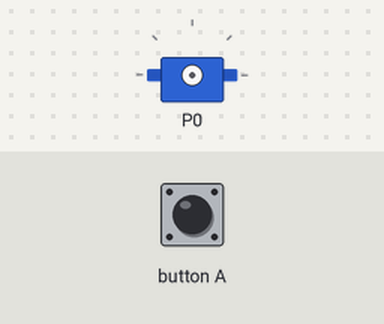
A program run on a simulated BBC micro:bit running MicroPython. Parts: servo. Inputs (shaded band) come from the test bench. Random numbers come from a fixed seed; servo angles are drawn from the pulse width (0.5 ms = 0°, 2.5 ms = 180°); what the program prints to the serial console is not drawn.

Above: at 1.2 s.
1.3 s: button A pressed for 1 s
At 1.8 s:
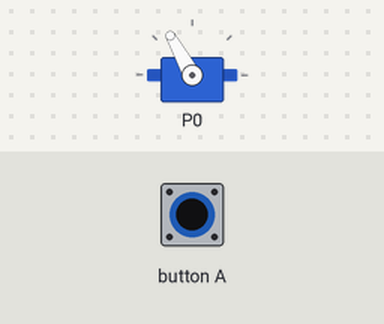
At 2.6 s:
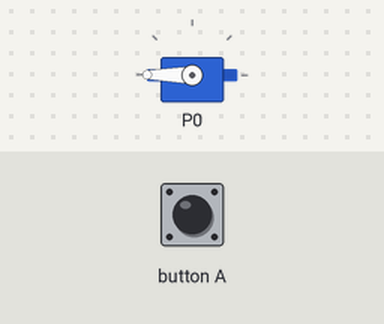
3.8 s: button A pressed for 3.2 s
At 7.4 s:
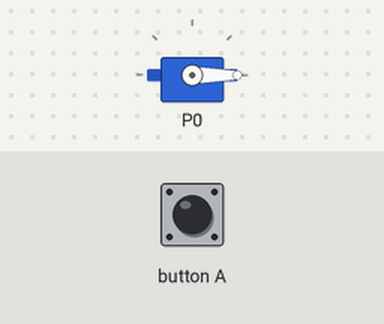
Timing chart, 0 to 8.9 s (numbered marks = the images above; inputs shaded):
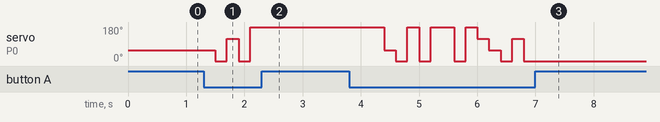

The program:

Servo_8_Ball.py
```python
from microbit import *
import random

pin0.set_analog_period(20)

outcomes = {"yes":23, "never":58, "likely":93, "no":140}

print(outcomes.values())

print(list(outcomes.values()))

while True:
    if button_a.is_pressed():
        answer = random.choice(list(outcomes.values()))
        pin0.write_analog(answer)
        sleep(200)
```

Measured:
- after the input at 1.3 s, servo on P0: 57° → 0° after 0.20 s, → 119° 0.20 s later, → 0° 0.20 s later, → 180° 0.20 s later
- after the input at 3.8 s, servo on P0: 180° → 57° after 0.60 s, → 0° 0.20 s later, → 180° 0.20 s later, → 0° 0.20 s later, … (12 changes in this stretch)
